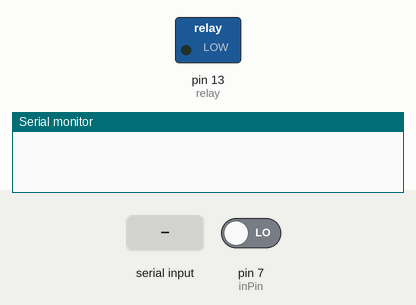
This sketch was run on a simulated Arduino Uno, built with avr-gcc and run on an emulated ATmega328P. Parts: switched loads named in the sketch (green lamp = pin HIGH), the last lines printed to the serial monitor. The test bench sets the inputs (shaded band); at power-on: pin 7 (inPin) LOW.

Above: at 1.2 s.
1.3 s: pin 7 (inPin) driven HIGH
At 2.5 s:
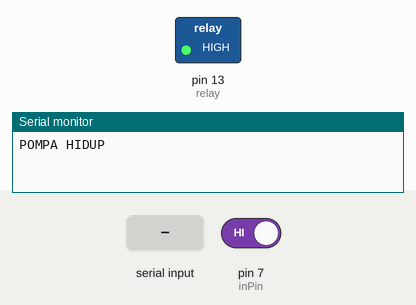
2.8 s: "0" received over Serial
At 3.9 s:
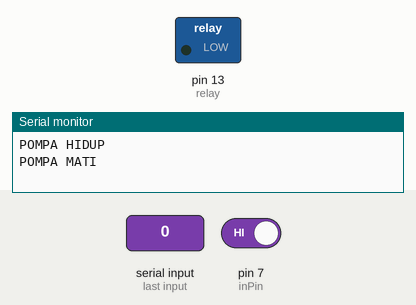
4.3 s: "1" received over Serial
At 5.1 s:
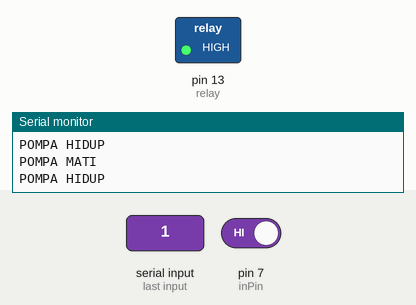
5.8 s: pin 7 (inPin) driven LOW
At 6.2 s:
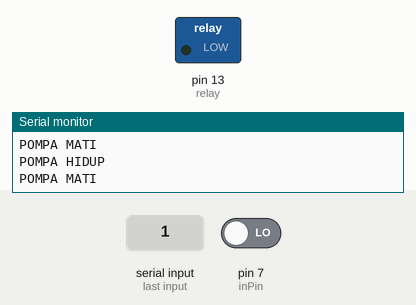
Timing chart, 0 to 8.3 s (numbered marks = the images above; inputs shaded):
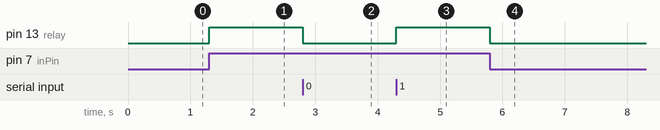

The sketch:

pompa_air.ino
```cpp
int relay = 13;
int inPin = 7;
int button = 0;
int lastbutton;
char baca;

void setup() {
  Serial.begin(9600);
  pinMode(relay, OUTPUT);
  pinMode(inPin, INPUT);
}

void loop() {
  baca = Serial.read();
  button = digitalRead(inPin);
  if (baca == '1') {
    digitalWrite(relay, HIGH);
    Serial.println("POMPA HIDUP");
    return;
  }
  else if (baca == '0') {
    digitalWrite(relay, LOW);
    Serial.println("POMPA MATI");
    return;
  }
  if (button != lastbutton) {
    if (button == HIGH) {
      digitalWrite(relay, HIGH);
      Serial.println("POMPA HIDUP");
    }
    else {
      digitalWrite(relay, LOW);
      Serial.println("POMPA MATI");
    }
  }
  lastbutton = button;
}
```

Measured:
- after the input at 1.3 s, pin 13 (relay): LOW → HIGH at once
- after the input at 2.8 s, pin 13 (relay): HIGH → LOW at once
- after the input at 4.3 s, pin 13 (relay): LOW → HIGH at once
- after the input at 5.8 s, pin 13 (relay): HIGH → LOW at once
